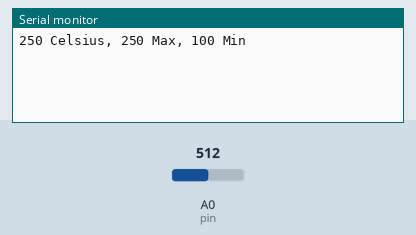
The sketch below on a simulated Arduino Uno, built with avr-gcc and run on an emulated ATmega328P. On the bench: the last lines printed to the serial monitor. The inputs (shaded band) are chosen by the test bench; at power-on: A0 (pin) = 512.

Above: at 1.2 s.
1.3 s: A0 (pin) set to 716
At 2.4 s:
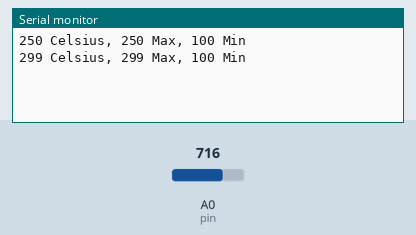
2.8 s: A0 (pin) set to 900
At 4.2 s:
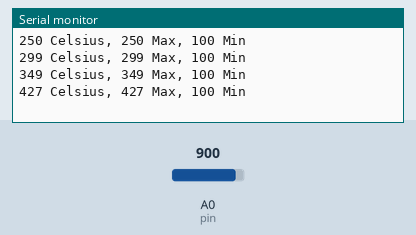
Timing chart, 0 to 5.8 s (numbered marks = the images above; inputs shaded):
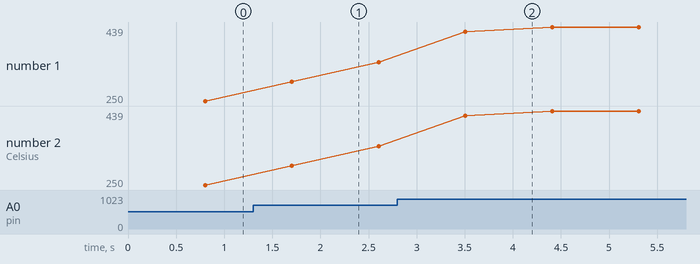

Measured:
- after the input at 1.3 s, the serial monitor: prints a new line after 0.40 s (image 1)
- after the input at 2.8 s, the serial monitor: prints a new line after 0.71 s (image 2)
- plotted number 1: 250 → 349 after the input at 1.3 s, 349 → 439 after the input at 2.8 s
- plotted number 2: 250 → 349 after the input at 1.3 s, 349 → 439 after the input at 2.8 s

The sketch:

LM35wendu.ino
```cpp
int pin = 0;  //模拟口0
int tempc = 0;//温度变量
int samples[8];
int maxi = -100,mini = 100;
int i;
void setup(){
Serial.begin(9600); // 设置波特率为9600
}
void loop(){
for(i = 0;i<=7;i++)
{
samples[i] = ( 5.0 * analogRead(pin) * 100.0) / 1024.0;
tempc = tempc + samples[i];
delay(100);
}
tempc = tempc/8.0;
if(tempc > maxi) {maxi = tempc;}
if(tempc < mini) {mini = tempc;}
Serial.print(tempc,DEC); //打印温度值
Serial.print(" Celsius, ");
Serial.print(maxi,DEC);
Serial.print(" Max, ");
Serial.print(mini,DEC);
Serial.println(" Min");
tempc = 0;
delay(100);
}
```
